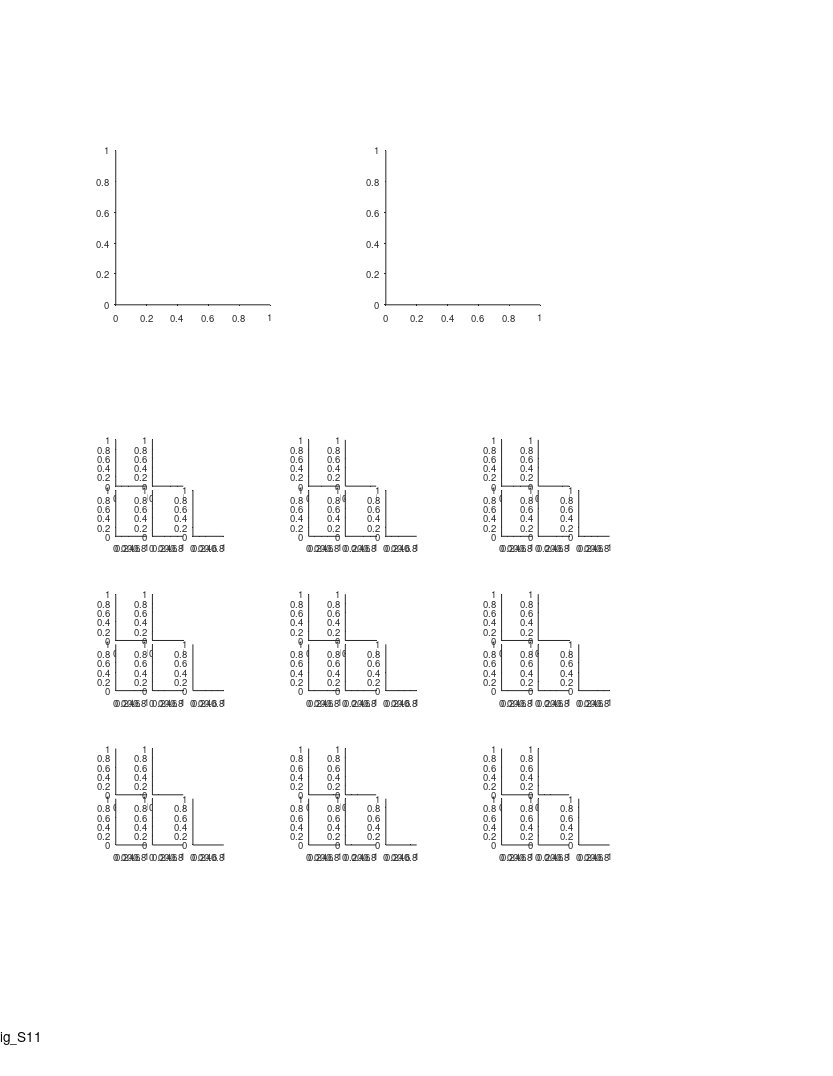

Write the MATLAB code that produced this figure. (Note: this script raises an error after producing the figure.)
%% Large Scale - fig. supp - spike sorting control

%%
clear 
clc

%% options
% corr_type = 'pearson';
corr_type = 'spearman';

%% define output files
res_dir = 'L:\paper_figures';
mkdir(res_dir)
fig_name_str = 'fig_S11';
fig_caption_str = 'Spike sorting control';
log_name_str = [fig_name_str '_log_file' '.txt'];
log_name_str = strrep(log_name_str , ':', '-');
log_name_str = strrep(log_name_str , ' ', '_');
log_name_out = fullfile(res_dir, log_name_str);

%% open log file
diary off
diary(log_name_out)
diary on
disp('Log file');
disp(['created: ', datestr(clock)]);
disp('======================================================');
disp([fig_name_str ':' fig_caption_str]);
disp('======================================================');
disp('');

%% create figure
% =========================================================================
% figure_size_cm = [21.0 29.7]; % ~A4
figure_size_cm = [21.6 27.9]; % ~US letter
figure ;
% Some WYSIWYG options:
set(gcf,'DefaultAxesFontSize',7);
set(gcf,'DefaultAxesFontName','helvetica');
set(gcf,'DefaultAxesUnits','centimeters');
set(gcf,'PaperType','usletter')
% set(gcf,'PaperType','<custom>');
set(gcf,'PaperUnits','centimeters','PaperPosition',[0 0 figure_size_cm]);
set(gcf,'PaperOrientation','portrait');
set(gcf,'Units','centimeters','Position',get(gcf,'paperPosition')+[0 0 0 0]); % position on screen...
set(gcf, 'Renderer', 'painters');
set(groot, 'defaultAxesTickDir', 'out');
set(groot,  'defaultAxesTickDirMode', 'manual');
annotation('textbox', [0.5 1 0 0], 'String',fig_name_str, 'HorizontalAlignment','center','Interpreter','none', 'FitBoxToText','on');
pause(0.2); % workaround to solve matlab automatically changing the axes positions...

% create panels
panel_A = axes('position', [3  20 4 4]);
panel_B = axes('position', [10 20 4 4]);
panel_C = [];
panle_C_size = [0.8 1.2];
% ch_offsets_x = [0:4].*0.95;
% ch_offsets_x(end) = ch_offsets_x(end-1);
ch_offsets_x = [0 0.95 0 0.95 2];
ch_offsets_y = [1.3 1.3 0 0 0];
for ii=1:3
    for jj=1:3
        for ch=1:4+1
            pos_x = 3 + (ii-1)*5 + ch_offsets_x(ch);
            pos_y = 6 + (jj-1)*4 + ch_offsets_y(ch);
            panel_C(ii,jj,ch) = axes('position', [pos_x pos_y panle_C_size]);
%             text(0.5,0.5,"ch"+ch)
%             plot( squeeze(wvfs(:,1,:)) )
%             set(gca,'Visible','off');
        end
    end
end
panel_C = flipdim(panel_C,2);
panel_C = reshape(panel_C,[9 5]);


%% load population data
% get list of significant cells (at least in one direction)
% ---------------------------------------------------------
prm = PARAMS_GetAll();
cells_t = DS_get_cells_summary();
% choose bats
bats = [79,148,34,9861,2289];
cells_t(~ismember(cells_t.bat, bats ),:) = [];
% choose good clusters from CA1
cells = cellfun(@(c)(cell_load_data(c,'details')), cells_t.cell_ID, 'UniformOutput',0);
cells = [cells{:}];
cells = [cells.details];
cells(~contains({cells.brain_area}, 'CA1')) = [];
cells(~ismember([cells.ClusterQuality], [2])) = [];
% choose pyramidal cells only
cells = cellfun(@(c)(cell_load_data(c,'details','meanFR')), {cells.cell_ID}, 'UniformOutput',0);
cells = [cells{:}];
meanFR = [cells.meanFR];
cells([meanFR.all]>prm.inclusion.interneuron_FR_thr)=[];
% choose only signif cells (in any direction)
cells_details = [cells.details];
cells = cellfun(@(c)(cell_load_data(c,'details','signif')), {cells_details.cell_ID}, 'UniformOutput',0);
cells = [cells{:}];
signif = cat(1,cells.signif);
signif = arrayfun(@(x)(x.TF), signif);
signif = any(signif,2);
cells(~signif)=[];
cells_details = [cells.details];

% load chosen cells data
cells = cellfun(@(c)(cell_load_data(c,'details','stats','cluster_quality','signif')), {cells_details.cell_ID}, 'UniformOutput',0);
cells = [cells{:}];
CQ = [cells.cluster_quality];
stats = [cells.stats];
stats_all = [stats.all];
stats_dir = cat(1,stats.dir);


%% panel A - No. of fields vs. Isolation index
axes(panel_A);
cla
hold on
text(-0.27,1.1, 'A', 'Units','normalized','FontWeight','bold');

x = [CQ.Isolation_dis_mean];
x = [x;x]';
% y = [stats_all.field_num];
signif_per_dir = arrayfun(@(x)(x.TF), cat(1,cells.signif));
y = arrayfun(@(x)(x.field_num), stats_dir);
y(~signif_per_dir) = nan;

x = x(:)';
y = y(:)';

plot(x, y, '.k');
xlim([0 100])
[r,pval_r]     = corr(x',y','rows','pairwise','type','Pearson');
[rho,pval_rho] = corr(x',y','rows','pairwise','type','Spearman');
fprintf('num_field vs. IsoDist corr: r=%.2f, P=%.2f df=%d\n',r,pval_r,sum(~isnan(y))-2);
fprintf('num_field vs. IsoDist corr: rho=%.2f, P=%.2f df=%d\n',rho,pval_rho,sum(~isnan(y))-2);
switch corr_type
    case 'pearson'
        text(1,1,   {sprintf('r = %.3f',r);sprintf('P = %.2f',pval_r)}, ...
            'Units','normalized','HorizontalAlignment','right','VerticalAlignment','top','FontSize',7);
    case 'spearman'
        text(0.94,1, {['{\rho}' sprintf(' = %.3f',rho)];sprintf('P = %.3f',pval_rho)}, ...
            'Units','normalized','HorizontalAlignment','right','VerticalAlignment','top','FontSize',7);
end

xlabel('Isolation distance','Units','normalized','Position',[0.5 -0.13]);
ylabel({'No. of fields per direction'},'Units','normalized','Position',[-0.15 0.5]);

fprintf('panel A number of cells=%d\n',sum(~isnan(y)))

%% panel B - field size ratio vs. Isolation index
axes(panel_B);
cla
hold on
text(-0.35,1.1, 'B', 'Units','normalized','FontWeight','bold');

x = [CQ.Isolation_dis_mean];
y = [stats_all.field_ratio_LS];
plot(x, y, '.k');
xlim([0 100])
[r,pval_r]     = corr(x',y','rows','pairwise','type','Pearson');
[rho,pval_rho] = corr(x',y','rows','pairwise','type','Spearman');
fprintf('field size ratio vs. IsoDist corr: r=%.2f, P=%.2f df=%d\n',r,pval_r,sum(~isnan(y))-2);
fprintf('field size ratio vs. IsoDist corr: rho=%.2f, P=%.2f df=%d\n',rho,pval_rho,sum(~isnan(y))-2);
switch corr_type
    case 'pearson'
        text(1,1,   {sprintf('r = %.3f',r);sprintf('P = %.2f',pval_r)}, ...
            'Units','normalized','HorizontalAlignment','right','VerticalAlignment','top','FontSize',7);
    case 'spearman'
        text(0.94,1, {['{\rho}' sprintf(' = %.3f',rho)];sprintf('P = %.3f',pval_rho)}, ...
            'Units','normalized','HorizontalAlignment','right','VerticalAlignment','top','FontSize',7);
end
xlabel('Isolation distance','Units','normalized','Position',[0.5 -0.13]);
ylabel({'Field size ratio';'largest/smallest'},'Units','normalized','Position',[-0.15 0.5]);

fprintf('panel B number of cells=%d\n',sum(~isnan(y)))

%% panel C - examples: waveforms of spikes from different fields
cell_examples = {
433;  56;  51;
609; 419; 477;
 57; 628; 337;
};

loggerType_2_fs = containers.Map(...
    {'SpikeLog-16';'MiniBatLog-16'},...
    [29296.875      31250]            );

for ii_cell = 1:length(cell_examples)
    %% load cell data
    cell_ID = cell_examples{ii_cell};
    cell = cell_load_data(cell_ID,'details','fields','stats','spikes','cluster_quality');
    exp = exp_load_data(cell.details.exp_ID,'details');
    c = prm.graphics.colors.flight_directions;
    
    %% arrange spikes data by fields
    fields = cell.fields;
    fields_all = [];
    for ii_dir = 1:2
        if isempty(fields{ii_dir})
            continue
        end
        fields_to_add = fields{ii_dir};
        fields_all = [fields_all fields_to_add];
    end
    fields_all([fields_all.in_low_speed_area]) = [];
    fields = fields_all;
    
    [~,maxch] = max(max(mean(cell.spikes.waveforms,3),[],1));
    % add spikes waveforms for field struct
    for ii_field = 1:length(fields)
        field = fields(ii_field);
        IX = ismember(cell.spikes.ts,field.spikes_ts);
        fields(ii_field).spikes_wvfs = cell.spikes.waveforms(:,:,IX);
        fields(ii_field).spikes_wvfs_avg = mean(cell.spikes.waveforms(:,:,IX),3);
        fields(ii_field).spikes_wvfs_avg_max = mean(cell.spikes.waveforms(:,maxch,IX),3);
    end

    %% plot waveforms per field (4 channles)
    wvfs = cat(3,fields.spikes_wvfs_avg);
    fs = loggerType_2_fs(exp.details.NeuralLoggerType);
    dt = 1/fs;
    t = (0:31).*dt;
    t = t*1e3; % convert to ms
    xlimits = [0 1];
    m1 = min(wvfs,[],'all');
    m2 = max(wvfs,[],'all');
    ylimits = [m1 m2];
    for ch=1:4
        axes(panel_C(ii_cell,ch));
        cla
        plot(t, squeeze(wvfs(:,ch,:)) )
        set(gca,'Visible','off');
        xlim(xlimits)
        ylim(ylimits)
    end
    
    % scale bars
    axes(panel_C(ii_cell,5));
    cla
    hold on
    
    scale_ms = 1;
    scale_uV = 100;
    if scale_uV > ylimits(2)
        error('largest channel amplitude is smaller than the chosen scale bar!')
    end
    plot([0 1]*scale_ms,[0 0], 'k-', 'LineWidth', 1.5);
    plot([1 1]*scale_ms,[0 scale_uV], 'k-', 'LineWidth', 1.5);
    text(0.5*scale_ms,  -0.18*range(ylimits),  sprintf('%dms',scale_ms),      'HorizontalAlignment','center', 'VerticalAlignment','middle', 'FontSize', 8);
    text(1.1*scale_ms,  0.5*scale_uV,         sprintf('%d  {\\mu}V',scale_uV), 'HorizontalAlignment','left', 'VerticalAlignment','middle', 'FontSize', 8);
    set(gca,'Visible','off');
    xlim(xlimits)
    ylim(ylimits)
    
    axes(panel_C(ii_cell,1));
    text(0.1,1.8, sprintf('Cell %d',ii_cell),...
            'Units','normalized','HorizontalAlignment','left','FontSize',8);
    text(0.1,1.5, sprintf('Isolation distance = %.3g', cell.cluster_quality.Isolation_dis_mean),...
        'Units','normalized','HorizontalAlignment','left','FontSize',8);
	text(0.1,1.2, sprintf('N fields = %d', size(wvfs,3) ),...
            'Units','normalized','HorizontalAlignment','left','FontSize',8);
end
axes(panel_C(1,2));
text(-2.5,2, 'C', 'Units','normalized','FontWeight','bold');


%% print/save the figure
fig_name_out = fullfile(res_dir, sprintf('%s__corr_type_%s',fig_name_str,corr_type));
print(gcf, fig_name_out, '-dpdf', '-cmyk', '-painters');
% print(gcf, fig_name_out, '-dtiff', '-cmyk', '-painters');
% saveas(gcf , fig_name_out, 'fig');
disp('figure was successfully saved to pdf/tiff/fig formats');


